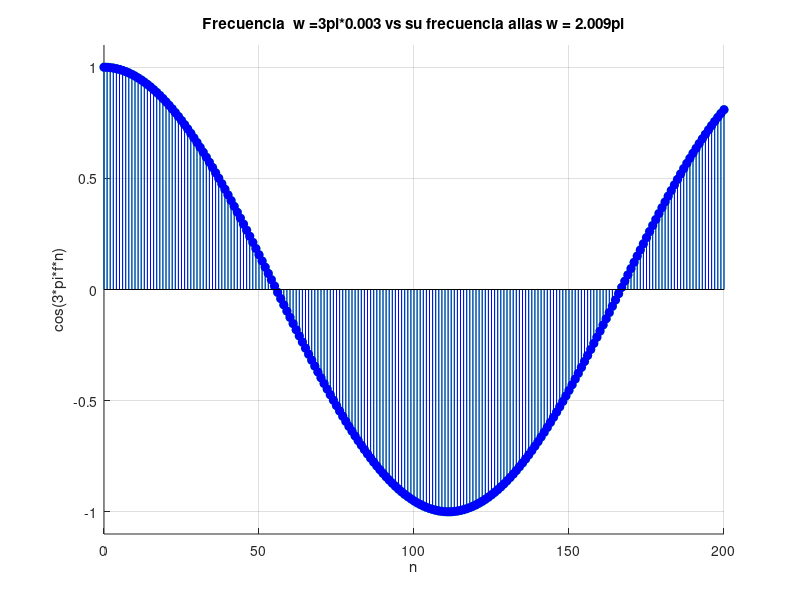
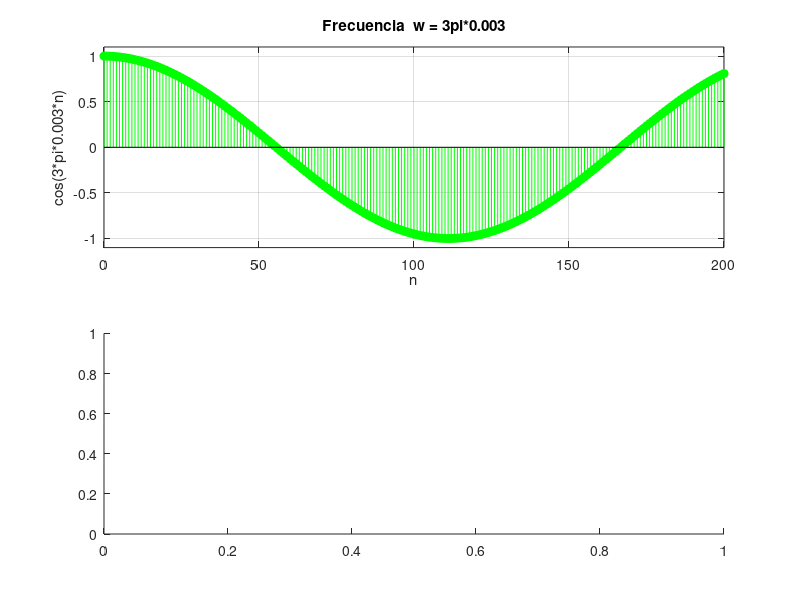

These charts were generated, in order, by the following MATLAB code: (Note: this script raises an error after producing the figures.)
% Ejercicio 4

n = 0:1:200; % Muestras.

% Frecuencias.
w1 = 3*pi*0.003;
w2 = w1 + 2*pi; %Primera frecuencia alias de la fundamental f1

% Gr�ficas en mismo eje.

figure(1);  % Crea Figura 1.
grid; % Cuadr�cula.
axis([0,200,-1.1,1.1]);
title("Frecuencia  w =3pi*0.003 vs su frecuencia alias w = 2.009pi")
xlabel('n');
ylabel('cos(3*pi*f*n)');
hold on; % A�ade cambios sin borrar.

stem(n, cos(w1*n), 'g','filled'); % Grafica con frecuencia 1.
stem(n, cos(w2*n), 'b','filled'); % Grafica con frecuencia 2.

hold off;


figure(2);  % Crea Figura 2.

subplot(2,1,1); % Eje 1.
stem(n, cos(w1*n), 'g','filled'); % Grafica con frecuencia 1.
grid; % Cuadr�cula.
axis([0,200,-1.1,1.1]);
title("Frecuencia  w = 3pi*0.003")
xlabel('n');
ylabel('cos(3*pi*0.003*n)');

subplot(2,1,2); % Eje 2.
stem(n, cos(f2*n), 'b','filled'); % Grafica con frecuencia 2.
grid; % Cuadr�cula.
axis([0,200,-1.1,1.1]);
title("Frecuencia alias w = 3pi*0.003+2pi")
xlabel('n');
ylabel('cos(2.009pi*n)');